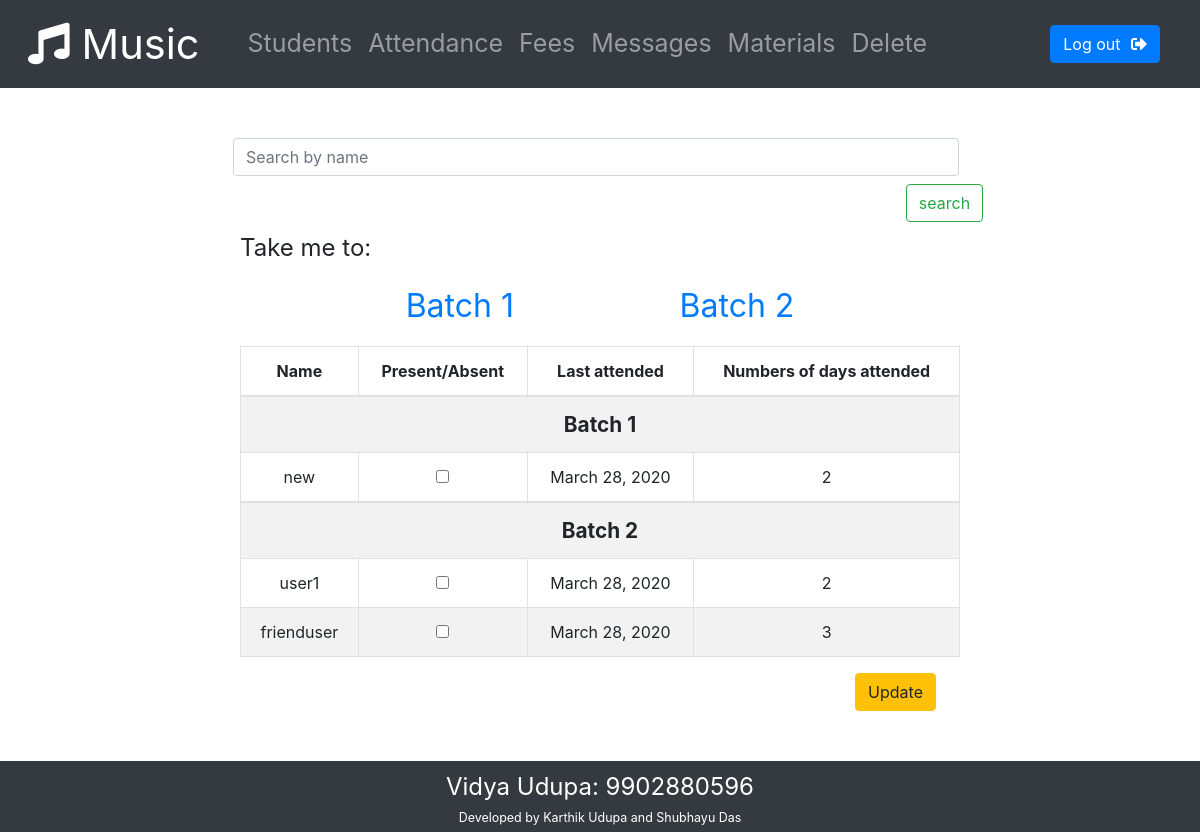
The app's page /admin-home/attendance/ (signed in) with its own data.
### Registry/models.py (models this page shows)
class storeData(models.Model):
    id = models.AutoField(primary_key=True)
    username = models.CharField(max_length=100, default = "", verbose_name = "Student Name")
    phone_regex = RegexValidator(regex = r'^[0-9]{10}$', message = "Phone number must be of the form: 9876543210.")
    phone_number = models.CharField(validators = [phone_regex], max_length=11, verbose_name = "Phone Number")
    batch_number = models.IntegerField(default = 0, verbose_name = "Batch number")
    password = models.CharField(max_length = 30, verbose_name = "Password")
    no_of_class_attended = models.IntegerField(default = 0)
    last_class_attended = models.DateTimeField(auto_now_add = True)
    last_fees_paid = models.DateTimeField(default = datetime(1970, 1, 1, tzinfo=timezone('Asia/Kolkata')))
    validated = models.BooleanField(default = False)
    is_superuser = models.BooleanField(default = False)
    is_logged_in = models.BooleanField(default = False, verbose_name = "Logged in status")
    unseen_message_count = models.IntegerField(default = 0)
    unseen_file_count = models.IntegerField(default = 0)
    email_address = models.EmailField()

### Registry/views.py (the view)
# urls.py: path('admin-home/attendance/', views.attendance, name = 'attendance'),
def attendance(request):
    userList = []
    if checkStatus(request, sudo = True) == "superuser":
        args = {}
        if request.method == 'POST':
            if 'attendance' in request.POST:
                present = []
                form = AttendanceForm(request.POST)
                if form.is_valid:
                    for user in storeData.objects.values():
                        if request.POST.get(str(user['id'])):
                            present.append(user['id'])
                    markPresent(present)
                    return redirect('studentsData')
            if 'search' in request.POST:
                search = request.POST.get("search_field")
                userList = storeData.objects.filter(username__icontains=search, validated = True, is_superuser = False).values()
        else:
            userList = storeData.objects.filter(validated = True, is_superuser = False).values()
        LIST_OF_CHOICES_1 = []
        LIST_OF_CHOICES_2 = []
        form = AttendanceForm()
        for user in userList:
            temp = {'name': user['username'], 'id': user['id'], 'number': user['no_of_class_attended'], 'lastAttended': user['last_class_attended'].date()}
            if user['batch_number'] == 1:
                LIST_OF_CHOICES_1.append(temp)
            else:
                LIST_OF_CHOICES_2.append(temp)
        args = {'form': form ,'students': {"batch1": LIST_OF_CHOICES_1, "batch2": LIST_OF_CHOICES_2}}
        return render(request, 'Registry/attendance.html', args)
    else:
        errorMessage(request, 'notSignedIn')
        return redirect('home')

### Registry/forms.py
class AttendanceForm(forms.Form):
    choices = forms.MultipleChoiceField(widget=forms.CheckboxSelectMultiple, required = False)
    search_field = forms.CharField()

### Registry/views.py (called while the page is built)
def checkStatus(request, sudo = False):
    userId = request.session.get('user_info')
    try:
        user = storeData.objects.get(id = userId)
        if userId is not None and userId is not -1:
            if user.is_superuser:
                if sudo:
                    return "superuser"
                else:
                    return False
            else:
                return True
        else:
            return False
    except:
        return False

### Registry/templates/Registry/attendance.html (shortened to what this page needs)
{% extends "Registry/adminBase.html" %}
{% load static %}
{% block style %}
    <link rel="stylesheet" href = {% static "css/attendance.css" %}>
{% endblock %}
{% block body %}
    <div id = "attendanceAll">
        <form method="POST">
            <div class="row p-2">
                <input class="form-control mr-sm-2 mb-md-2" type="search" placeholder="Search by name" aria-label="Search" name = "search_field">
                <input type="submit" name="search" value="search" class="btn btn-outline-success my-2 my-sm-0 offset-9 offset-md-11" id = "submit">
            </div>
            <p id = "niceness">Take me to:</p>
            <ul id = "guides">
                <li>
                    <a href="#batch1">Batch 1</a>
                </li>
                <li>
                    <a href="#batch2">Batch 2</a>
                </li>
            </ul>
            <div class = "form-group" id = "formTable">
                <table class = 'table table-striped table-bordered'>
                    <thead>
                        <th>Name</th>
                        <th>Present/<br id = "mobile">Absent</th>
                        <th>Last attended</th>
                        <th>Numbers of days attended</th>
                    </thead>
                    <div>
                        <tbody>
                            <tr>
                                <th colspan="4" id = "batch1">Batch 1</th>
                            </tr>
                            {% for student in students.batch1 %}
                            <tr>
                                <td>{{ student.name }}</td>
                                <th><input type="checkbox"  name="{{student.id}}"></th>
                                <td>{{ student.lastAttended }}</td>
                                <td>{{ student.number }}</td>
                            </tr>
                            {% endfor %}
                        </tbody>
                    </div>
                    <div >
                        <tbody>
                            <tr>
                                <th colspan="4" id = "batch2">Batch 2</th>
                            </tr>
                            {% for student in students.batch2 %}
                            <tr>
                                <td>{{ student.name }}</td>
                                <th><input type="checkbox" name="{{student.id}}"></th>
                                <td>{{ student.lastAttended }}</td>
                                <td>{{ student.number }}</td>
                            </tr>
                            {% endfor %}
                        </tbody>
                    </div>
                </table>
                <input type="submit"name = "attendance" id = "update-attendance" value="Update" class="btn login-btn btn-warning float-right" id = "submit">
            </div>
        </form>
    </div>
{% endblock %}

### Registry/static/css/adminBase.css (style rules this page uses)
html, body { width: 100%; }
@media (min-width: 768px) { .float-right { margin-right: calc(2vw); } }

### Registry/static/css/attendance.css (style rules this page uses)
th, td { text-align: center; }
#attendanceAll { width: 90%; height: 100%; margin: auto; padding-top: calc(5vh); }
#niceness { font-size: 1.5rem; }
#guides { list-style: none; display: flex; flex-direction: row; justify-content: space-evenly; padding-left: 0%; }
#guides a { font-size: 2rem; text-decoration: none; }
#batch1, #batch2 { text-align: center; font-size: calc(2.5vh); }
#formTable { position: relative; margin: auto; }
#submit { position: relative; }
@media (min-width: 768px) { #attendanceAll { width: 60%; } }

### records on screen
storeData: name "new"
storeData: name "user1"
storeData: name "frienduser", lastAttended "March 28, 2020", number "3"

### other values on screen
{{ student.lastAttended }} "March 28, 2020"
{{ student.number }} "2"
